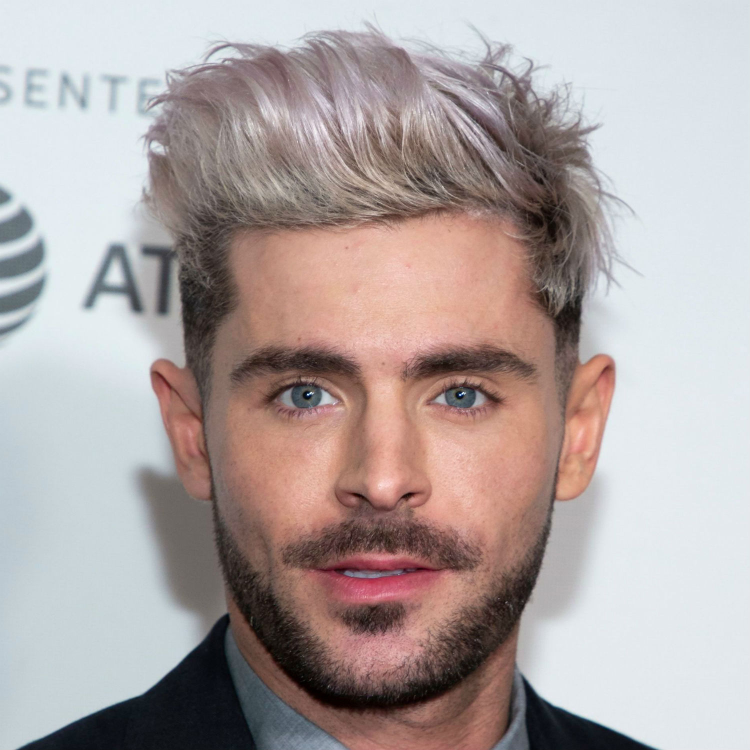
#> input picture images/zac.jpg, 1500 x 1500 px (shown at 1/2 size)
$ python processImage.py images/zac.jpg
#> lines starting #> are read from the running program, lines starting #| are printed output that depends on the picture
from PIL import Image
from pathlib import Path
import sys


def resize_image_and_convert(
    image_path, max_pixels, height_map_file, colors_file, img_name
):
    # Open the image
#> called with image_path = 'images/zac.jpg', max_pixels = 9000, height_map_file = 'data/elevation/zac.e', colors_file = 'data/rgb/zac.rgb', img_name = 'zac'
    img = Image.open(image_path)
#> img is the input picture: PIL image 1500x1500 RGB; mean R, G, B 175.5, 164.3, 163

    # Check the image mode
    if img.mode != "RGB":
        # Convert the image to RGB mode if it's not already
        img = img.convert("RGB")

    # Calculate the aspect ratio of the original image
    aspect_ratio = img.width / img.height
#> aspect_ratio = 1
    width = img.width
#> width = 1500
    height = img.height
#> height = 1500
    # Calculate the new dimensions while maintaining the aspect ratio
    best_width = 0
    best_height = 0
    best_value = 0

    for new_width in range(1, width + 1):
        new_height = int(new_width * (height / width))
        # Ensure the condition is satisfied
        if 2 * (new_width - 1) * (new_height - 1) < max_pixels:
            value = 2 * (new_width - 1) * (new_height - 1)
            if value > best_value:
                best_value = value
                best_width = new_width
                best_height = new_height
#> after the loop, best_height = 68; best_value = 8978; best_width = 68
    # Resize the image
    resized_img = img.resize((best_width, best_height), Image.BOX)
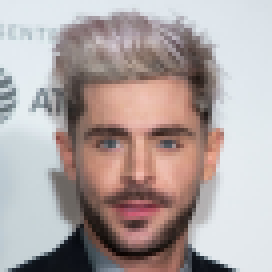
#> resized_img: PIL image 68x68 RGB (shown 4 times larger); mean R, G, B 175.4, 164.2, 163

    # Flip the image horizontally
    resized_img = resized_img.transpose(Image.FLIP_LEFT_RIGHT)
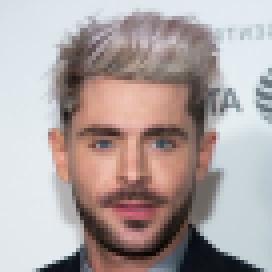
#> resized_img: PIL image 68x68 RGB (shown 4 times larger); mean R, G, B 175.4, 164.2, 163

    # Convert the resized image to grayscale
    img_gray = resized_img.convert("L")
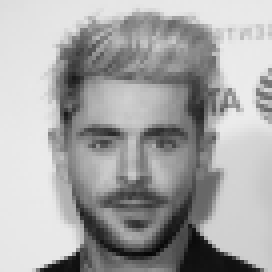
#> img_gray: PIL image 68x68 L (shown 4 times larger); min 5, max 235, mean 167.5

    # Get the pixel data
    pixel_data = list(img_gray.getdata())
#> pixel_data = 4624 values, max 235 at index 1146, min 5 at index 4321, mean 167.5

    # Get image width and height
    width, height = resized_img.size
#> width = 68; height = 68

    # Reshape the pixel data into a 2D array (height map)
    height_map = [pixel_data[i : i + width] for i in range(0, len(pixel_data), width)]
#> height_map = 68 items

    # Normalize the height map to a range of 0 to 1
    max_height = max(map(max, height_map))
#> max_height = 235
    height_map_normalized = [
        [height / max_height for height in row] for row in height_map
    ]
#> height_map_normalized = 68 items

    # Save the normalized height map as a text file
    with open(height_map_file, "w") as f:
        for row in height_map_normalized:
            f.write(" ".join(map(str, row)) + "\n")
#> this loop made 68 passes

    # Get the RGB values
    rgb_values = list(resized_img.getdata())
#> rgb_values = 4624 items, first 6: (215, 223, 228), (216, 223, 229), (216, 223, 229), (216, 223, 229), (217, 224, 230), (217, 224, 230)

    # Reshape the RGB values into a 2D array
    colors = [
        rgb_values[i : i + best_width] for i in range(0, len(rgb_values), best_width)
    ]
#> colors = 68 items

    # Normalize the RGB values to a range of 0 to 1
    colors_normalized = [
        [(r / 255.0, g / 255.0, b / 255.0) for r, g, b in row] for row in colors
    ]
#> colors_normalized = 68 items

    # Save the normalized colors as a text file
    with open(colors_file, "w") as f:
        for row in colors_normalized:
            f.write(" ".join([f"{r} {g} {b}" for r, g, b in row]) + "\n")

    with open("meta.data", "w") as meta_file:
        meta_file.write(f"{img_name}\n")
        meta_file.write(f"{best_height} {best_width}\n")
    print("rows:", best_height, "cols:", best_width)
#| rows: 68 cols: 68
    print(f"Normalized Height map saved to {height_map_file}")
    print(f"Normalized Colors saved to {colors_file}")
    print("meta.data saved to meta.data")


if __name__ == "__main__":
    if len(sys.argv) != 2:
        print("Usage: python imageProcessing.py <image_name>")
        sys.exit(1)

    # Replace 'input_image.jpg' with the path to your input image
    input_image_path = sys.argv[1]
    img_name = Path(input_image_path).stem

    # Replace 9000 with the desired maximum pixel count
    max_pixels = 9000

    # Replace 'height_map.txt' with the desired output height map file name
    height_map_file_path = f"data/elevation/{img_name}.e"

    # Replace 'colors.txt' with the desired output colors file name
    colors_file_path = f"data/rgb/{img_name}.rgb"

    resize_image_and_convert(
        input_image_path, max_pixels, height_map_file_path, colors_file_path, img_name
    )

$ run again, on images/mayra.png
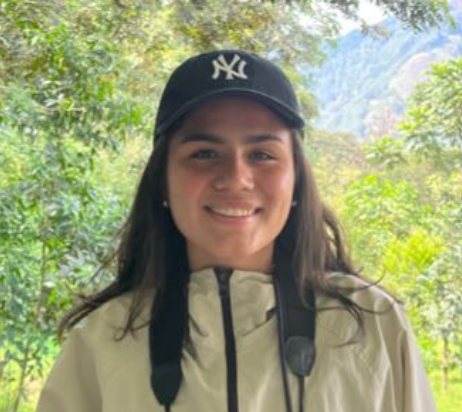
#> input picture images/mayra.png, 462 x 412 px
#> in resize_image_and_convert, img is the input picture: PIL image 462x412 RGBA; mean R, G, B, A 150.4, 155.2, 118.2, 255
#> img: PIL image 462x412 RGB
#> in resize_image_and_convert, `resized_img = resized_img.transpose(Image.FLIP_LEFT_RIGHT)`:
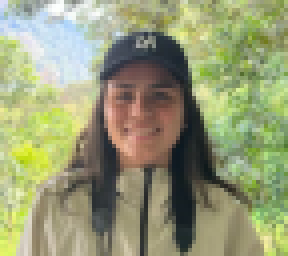
#> resized_img: PIL image 72x64 RGB (shown 4 times larger); mean R, G, B 150.4, 155.3, 118.2
#> in resize_image_and_convert, `img_gray = resized_img.convert("L")`:
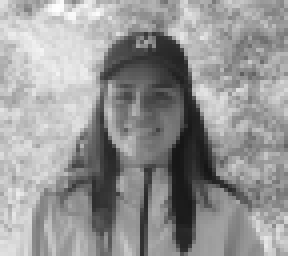
#> img_gray: PIL image 72x64 L (shown 4 times larger); min 22, max 254, mean 149.6
#> pixel_data = 4608 values, max 254 at index 86, min 22 at index 2493, mean 149.6
#> height_map = 64 items
#> max_height = 254
#> height_map_normalized = 64 items
#> the loop in resize_image_and_convert, `for row in height_map_normalized:` made 64 passes
#> rgb_values = 4608 items, first 6: (220, 221, 245), (216, 220, 246), (190, 207, 161), (179, 195, 152), (168, 187, 130), (162, 176, 161)
#> colors = 64 items
#> the loop in resize_image_and_convert, `for row in colors_normalized:` made 64 passes
#| rows: 64 cols: 72
